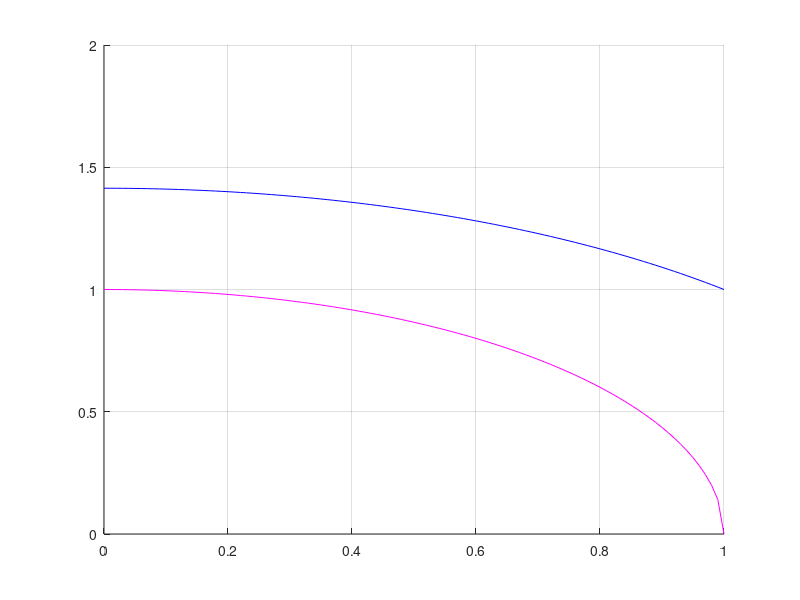

MATLAB code to generate this figure:
% v0 = [0 -1];
% p0 = [0.6 1.1];
% r0 = 1;
% ds = r0/10^3;
% 
% [p0,~,~] = circleIntersect(r0,p0,v0);
% 
% n0 = 1.3;
% n1 = 1.4;
% k = n0-n1;
% n = @(r) k*r + n1;
% 
% gV = -p0;
% r1 = norm(p0);
% ra = r1 + ds/2;
% rb = r1 - ds/2;
% na = n(ra);
% nb = n(rb);
% 
% a = dot(v0,gV);
% theta = acos(a);
% alpha = asin(na/nb*sin(theta));
% fi = alpha-theta;
% 
% r = ((na+nb)/2)/(sin(theta)*(nb-na)/abs(rb-ra));
% psi = -ds/r;
% % R = @(psi) [cos(psi) -sin(psi);
% %             sin(psi) cos(psi)];
% % v1 = R(psi)*v0';
% % v1 = v1';
% % or = p0' + r.*R(pi/2)*v0';
% % p1 = R(psi)*(p0'-or) + or;
% % p1 = p1';
% fprintf('meggit is :%f.6 rad \n',psi) 
% fprintf('snell in : %f.6 rad, snell out: %f.6 rad, diff is %f.6 rad \n',theta,alpha,fi)
% 
% 
% r = sqrt(x.^2 + y.^2);
% k = 0.6;
% dndr = @(x,y) k.*(k./sqrt(x.^2 + y.^2)).*[x y];
% dif = dndr(x',y');
% 
% ds = 0.01;
% xp = -1:ds:1;
% yp = -1:ds:1;
% [X,Y] = meshgrid(xp,yp);
% r =  sqrt(X.^2 + Y.^2);
% 
% n0 = 1.2;
% n1 = 2;
% k = n0-n1;
% n = k.*sqrt(X.^2 + Y.^2) + n1;
% % n(r > (1+ds/2) ) = n0;
% [dx,dy] = gradient(n,ds);
% 
% % figure(1)
% % hold on; axis equal; grid on
% % contour(X,Y,n)
% % quiver(X,Y,dx,dy)
% % plot([0;0],[-1.2;1.2],'k')
% % plot([-1.2;1.2],[0;0],'k')
% % plotCircle(1,2*pi,1)
% % xlabel('X - axis')
% % ylabel('Y - axis')
% 
% 
% x = linspace(0,1/sqrt(2),100);
% y = linspace(0,1/sqrt(2),100);
% r = sqrt(x.^2 + y.^2);
% 
% 
% n0 = 1.2;
% n1 = 1.5;
% k = n0-n1;
% n = @(x,y) k.*sqrt(x.^2 + y.^2) + n1;
% dndr = @(x,y) k./sqrt(x.^2 + y.^2).*[x y];
% dif = dndr(x',y');
% sqrt(dif(2,1)^2 + dif(2,2)^2)
% % dif = dif.*n(x',y');
% % 
% % 
% syms x y
% ds = 0.1;
% n = k.*sqrt(x^2 + y^2) + n1;
% g = gradient(n,[x,y]);
% 
% [X, Y] = meshgrid(ds:ds:1,ds:ds:1);
% G1 = subs(g(1),[x y],{X,Y});
% G2 = subs(g(2),[x y],{X,Y});
% quiver(X,Y,G1,G2)

r = 0:0.01:1;
R = 1;
% k = 1;
n0 = 0;
% n1 = sqrt(2);
n1 = 1;
k = n1-n0;
% dndr = @(r) -r./sqrt(2-r.^2./R^2)./R^2;
n = @(r) sqrt(2 - r.^2./R^2);
n2 = @(r) k.*sqrt(1 - r.^2./R^2) + n0;

figure(1); hold on; grid on;
plot(r,n(r),'b')
plot(r,n2(r),'m')


